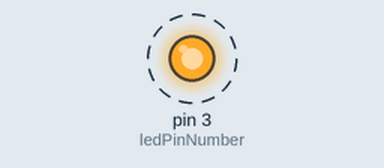
Simulated run of this sketch. Board: Arduino Uno, built with avr-gcc and run on an emulated ATmega328P. On the bench: output pins drawn as LEDs (lit = HIGH). Dashed ring = blinking.

Above: at 0.2 s.
Timing chart, 0 to 3.0 s (numbered marks = the images above):
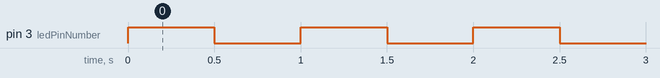

The sketch:

blink_led.ino
```cpp
int ledPinNumber = 3; // LED connected to digital pin 3
int period = 500; // LED on for 500 ms, off for 500ms

void setup()
{
    // Set the LED pin to output mode
    pinMode(ledPinNumber, OUTPUT);
}

void loop()
{
    // Turn on LED
    digitalWrite(ledPinNumber, HIGH);
    // Wait
    delay(period);
    // Turn off LED
    digitalWrite(ledPinNumber, LOW);
    // Wait
    delay(period);
}
```

Measured:
- by itself, pin 3 (ledPinNumber): alternates HIGH for 0.50 s and LOW for 0.50 s
